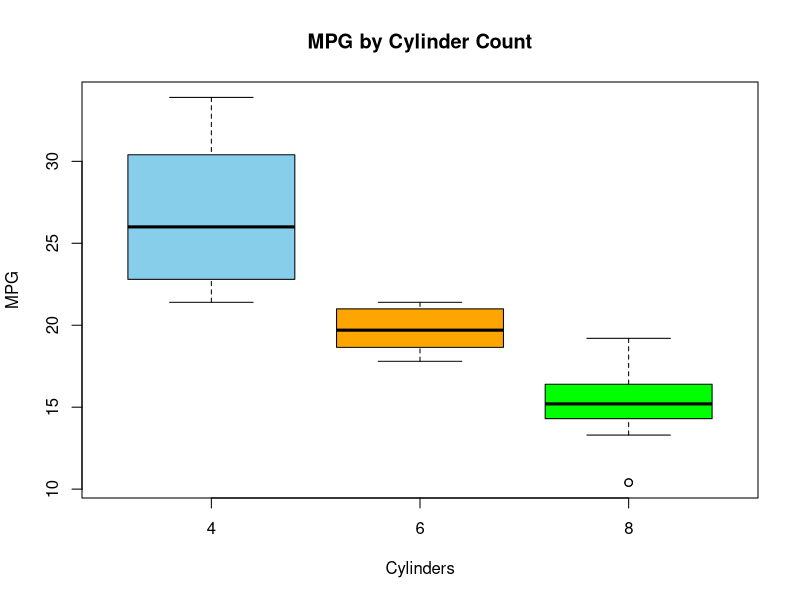

Recreate this plot in R.
# Load dataset
data(mtcars)

# 1. One-way ANOVA
anova_result <- aov(mpg ~ factor(cyl), data = mtcars)
print("=== ANOVA Result ===")
print(summary(anova_result))

# 2. Kruskal-Wallis test (non-parametric ANOVA alternative)
print("=== Kruskal-Wallis Test ===")
print(kruskal.test(mpg ~ factor(cyl), data = mtcars))

# 3. Pairwise Wilcoxon tests (instead of manual subset_data)
print("=== Pairwise Wilcoxon (Mann-Whitney) Tests ===")
print(pairwise.wilcox.test(mtcars$mpg, mtcars$cyl,exact=FALSE))

# 4. Boxplot for visualization

boxplot(mpg ~ factor(cyl), data = mtcars,
        main = "MPG by Cylinder Count",
        xlab = "Cylinders", ylab = "MPG",
        col = c("skyblue","orange","green"))
